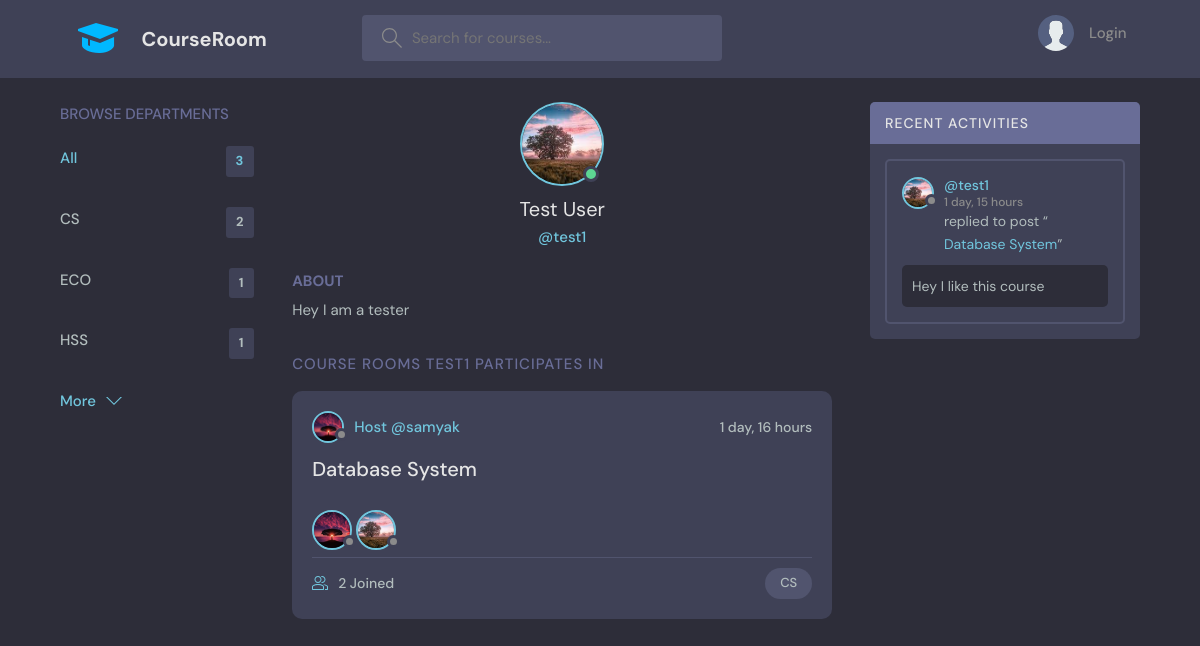
The app's page /profile/2/ with its own data.
### base/models.py (models this page shows, shortened)
class Topic(models.Model):
    name=models.CharField(max_length=200)

class User(AbstractUser):
    name= models.CharField(max_length=200, null=True)
    email= models.EmailField(unique=True,null=True)
    bio= models.TextField(null=True)
    avatar= models.ImageField(null = True, default="avatar.svg")
    USERNAME_FIELD= 'email'
    REQUIRED_FIELDS= []

class Room(models.Model):
    host=models.ForeignKey(User, on_delete=models.SET_NULL,null=True)
    topic=models.ForeignKey(Topic, on_delete=models.SET_NULL,null=True)
    name= models.CharField(max_length=200)
    description= models.TextField(null=True, blank= True)
    participants=models.ManyToManyField(User, related_name= 'participants',blank=True )
    updated = models.DateTimeField(auto_now=True)
    created= models.DateTimeField(auto_now_add=True)
    class Meta:
        ordering=['-updated', '-created']
    def __str__(self):
        return self.name

class Message(models.Model):
    user= models.ForeignKey(User, on_delete= models.CASCADE)
    room= models.ForeignKey(Room, on_delete=models.CASCADE)
    body= models.TextField()
    updated = models.DateTimeField(auto_now=True)
    created= models.DateTimeField(auto_now_add=True)
    class Meta:
        ordering=['updated', 'created']

### base/views.py (the view)
# urls.py: path('profile/<str:pk>/',views.userProfile, name="user-profile"),
def userProfile(request,pk):
    user= User.objects.get(id=pk)
    rooms= Room.objects.filter(participants= user)
    room_messages=user.message_set.all()
    topics= Topic.objects.all()
    context={'user':user,'rooms':rooms,'room_messages':room_messages,'topics':topics,}
    return render(request, 'base/profile.html',context)

### base/templates/base/profile.html (shortened to what this page needs)
{% extends 'main.html' %}
{% block content %}
  <main class="profile-page layout layout--3">
    <div class="container">
      {% include 'base/topic_component.html' %}
      <div class="roomList">
        <div class="profile">
          <div class="profile__avatar">
            <div class="avatar avatar--large active">
              <img src="{{user.avatar.url}}" />
            </div>
          </div>
          <div class="profile__info">
            <h3>{{user.name}}</h3>
            <p>@{{user.username}}</p>
          </div>
          <div class="profile__about">
            <h3>About</h3>
            <p>
              {{user.bio}}
            </p>
          </div>
        </div>
        <div class="roomList__header">
          <div>
            <h2>Course Rooms {{user.username}} participates in</a>
            </h2>
          </div>
        </div>
        {% include 'base/feed_component.html' %}
      </div>
      {% include 'base/activity_component.html' %}
    </div>
  </main>
{% endblock content %}

### base/templates/base/topic_component.html
<div class="topics">
    <div class="topics__header">
      <h2>Browse Departments</h2>
    </div>
    <ul class="topics__list">
      <li>
        <a href="{% url 'home' %}" class="active">All <span>{{topics.count}}</span></a>
      </li>
      {% for topic in topics %}
      <li>
        <a href="{% url 'home' %}?q={{topic.name}}">{{topic.name}} <span>{{topic.room_set.all.count}}</span></a>
      </li>
      {% endfor %}
    </ul>
    <a class="btn btn--link" href="{% url 'topics' %}">
      More
      <svg version="1.1" xmlns="http://www.w3.org/2000/svg" width="32" height="32" viewBox="0 0 32 32">
        <title>chevron-down</title>
        <path d="M16 21l-13-13h-3l16 16 16-16h-3l-13 13z"></path>
      </svg>
    </a>
  </div>

### base/templates/base/feed_component.html (shortened to what this page needs)
{% for room in rooms %}
<div class="roomListRoom">
    <div class="roomListRoom__header">
      <a href="{% url 'user-profile' room.host.id %}" class="roomListRoom__author">
        <div class="avatar avatar--small">
          <img src="{{room.host.avatar.url}}" />
        </div>
        <span>Host @{{room.host.username}}</span>
      </a>
      <div class="roomListRoom__actions">
        <span>{{room.created|timesince}}</span>
      </div>
    </div>
    <div class="roomListRoom__content">
      <a href="{% url 'room' room.id %}">{{room.name}}</a>
      <br>
    </div>
    {% for user in room.participants.all %}
    <a href="{% url 'user-profile' user.id %}">
      <div class="avatar avatar--medium">
        <img src="{{user.avatar.url}}" />
      </div>
    </a>
    {% endfor %}
    <div class="roomListRoom__meta">
      <a href="{% url 'room' room.id %}" class="roomListRoom__joined">
        {{room.participants.all.count}} Joined
      </a>
      <p class="roomListRoom__topic">{{room.topic.name}}</p>
    </div>
  </div>
{% endfor %}

### base/templates/base/activity_component.html (shortened to what this page needs)
<div class="activities">
    <div class="activities__header">
        <h2>Recent Activities</h2>
    </div>
    {% for message in room_messages %}
    <div class="activities__box">
        <div class="activities__boxHeader roomListRoom__header">
            <a href="{% url 'user-profile' message.user.id %}" class="roomListRoom__author">
                <div class="avatar avatar--small">
                    <img src="{{message.user.avatar.url}}" />
                </div>
                <p>
                    @{{message.user.username}}
                    <span>{{message.created|timesince}}</span>
                </p>
            </a>
        </div>
        <div class="activities__boxContent">
            <p>replied to post “<a href="{% url 'room' message.room.id %}">{{message.room}}</a>”</p>
            <div class="activities__boxRoomContent">
                {{message.body}}
            </div>
        </div>
    </div>
    {% endfor %}
</div>

### records on screen
Topic: name "CS", room_set.all.count "2"
Topic: name "ECO", room_set.all.count "1"
Topic: name "HSS", room_set.all.count "1"
User: avatar (picture), name "Test User", username "test1", bio "Hey I am a tester", username "TEST1"
Room: host.avatar (picture), host.username "samyak", created "1 day, 16 hours", name "Database System", participants.all.count "2", topic.name "CS"
User: avatar (picture)
Message: user.avatar (picture), user.username "test1", created "1 day, 15 hours", room "Database System", body "Hey I like this course"

### other values on screen
{{ topics.count }} "3"
